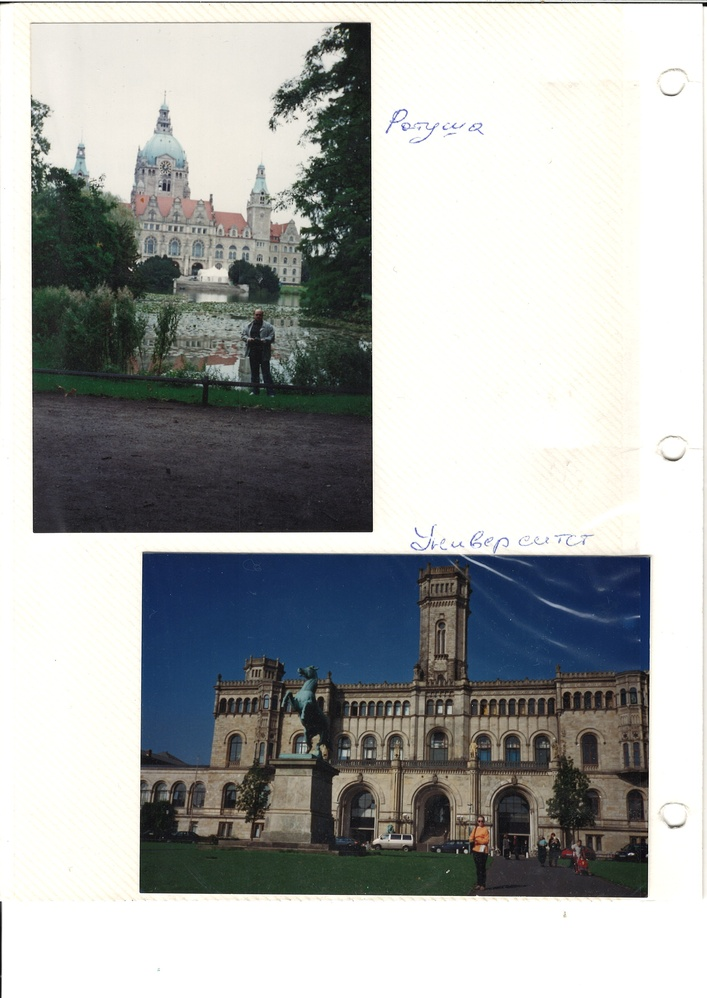
#> input picture test_pictures/test_get_pictures/test_1.jpeg, 707 x 998 px, shrunk from 2480 x 3504 before the run
$ python -i functions.py   (imports and definitions only)
#> lines starting #> are read from the running program, lines starting #| are printed output that depends on the picture; after the words box and inside, x2 and y2 are one past the last pixel; in counts of white or black regions, pixels touching at a corner belong together
import cv2
import pdf2image
import numpy
import os

def remove_white(path):
    """
    Removes white background from an image.

    Args:
        path (str): The path to the image file.

    Returns:
        numpy.ndarray: The cropped image with the white background removed, or the original image if no contours are found.
    """

    # Opens picture from path and makes it gray scale
    image = cv2.imread(path)
#> image is the input picture: shape (998, 707, 3); mean B, G, R 171, 172.2, 169.9
    gray_img = cv2.cvtColor(image, cv2.COLOR_BGR2GRAY)
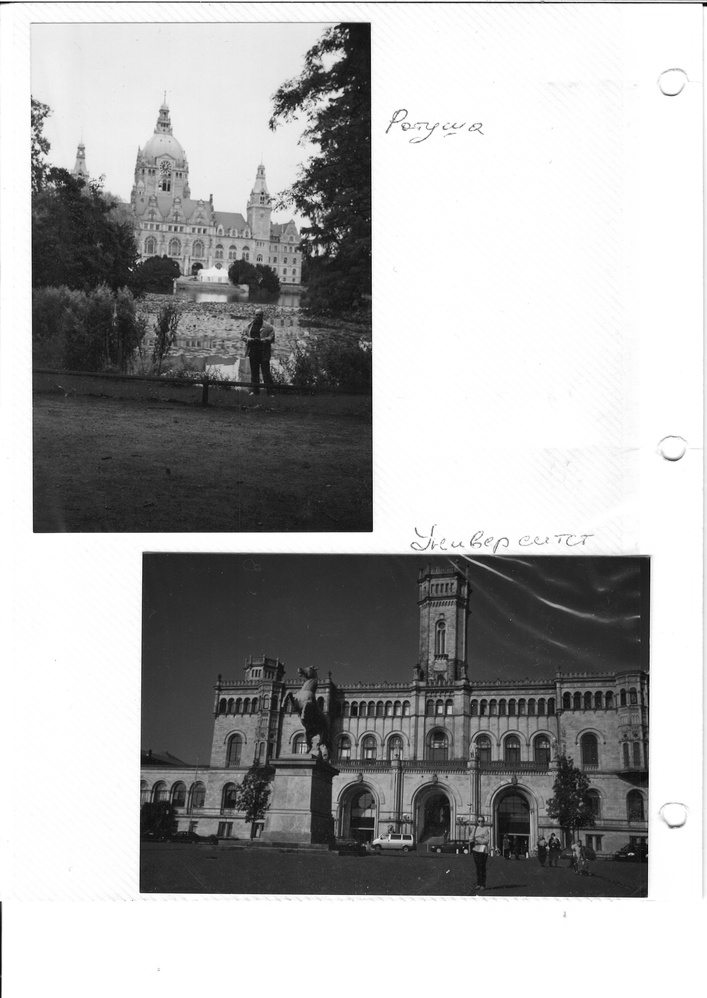
#> gray_img: shape (998, 707); min 0, max 255, mean 171.4

    # Applies binary threshold and find picture contours from it
    _, thresh = cv2.threshold(gray_img, 240, 255, cv2.THRESH_BINARY_INV)
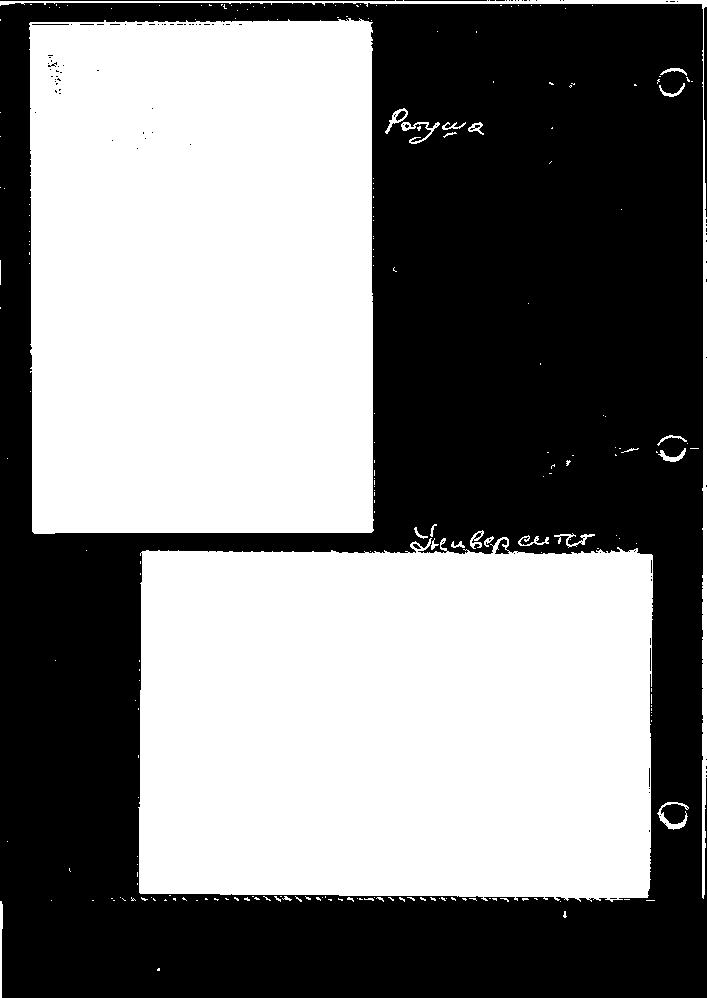
#> thresh: shape (998, 707); 50.8% white; 110 black regions (101 under 20 px)
    contours, _ = cv2.findContours(thresh, cv2.RETR_EXTERNAL, cv2.CHAIN_APPROX_SIMPLE)
#> contours = 220 contours, 200 with area under 20; largest, box (x1, y1, x2, y2) and area: (138, 537, 653, 902) 175275, (29, 18, 374, 534) 173842, (0, 0, 707, 899) 3554, (657, 802, 689, 830) 197, (385, 108, 408, 134) 182

    # Returns bigest contour that it found as image or if not any contours
    # were found returns original picture
    if contours:
        largest_contour = max(contours, key=cv2.contourArea)
#> largest_contour = contour of 539 points, box (x1, y1, x2, y2) (138, 537, 653, 902), area 175275
        x, y, w, h = cv2.boundingRect(largest_contour)
#> x = 138; y = 537; w = 515; h = 365
        # Crop the image
        # for some reason w and h is +1 from what it's need to be
        cropped_image = image[y:y+h - 1, x:x+w - 1]
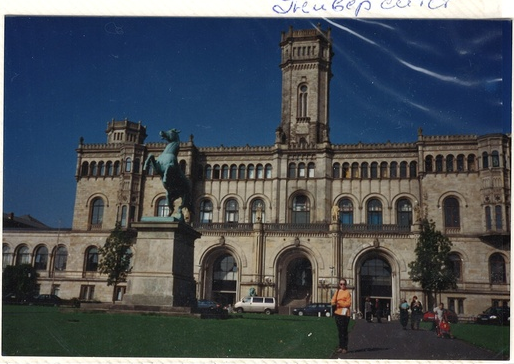
#> cropped_image: shape (364, 514, 3); mean B, G, R 87.3, 80.5, 74.2
        return cropped_image
    else:
        return image

# [180 lines left out: functions crop_in_four_pieces, get_pictures, get_pictures_from_pdf, flip_clockwise, flip_counter_clockwise, pdf2img and 2 more, not called in this run]

>>> result = remove_white('../test_pictures/test_get_pictures/test_1.jpeg')

$ run again, on test_pictures/test_get_pictures/test_2.jpeg
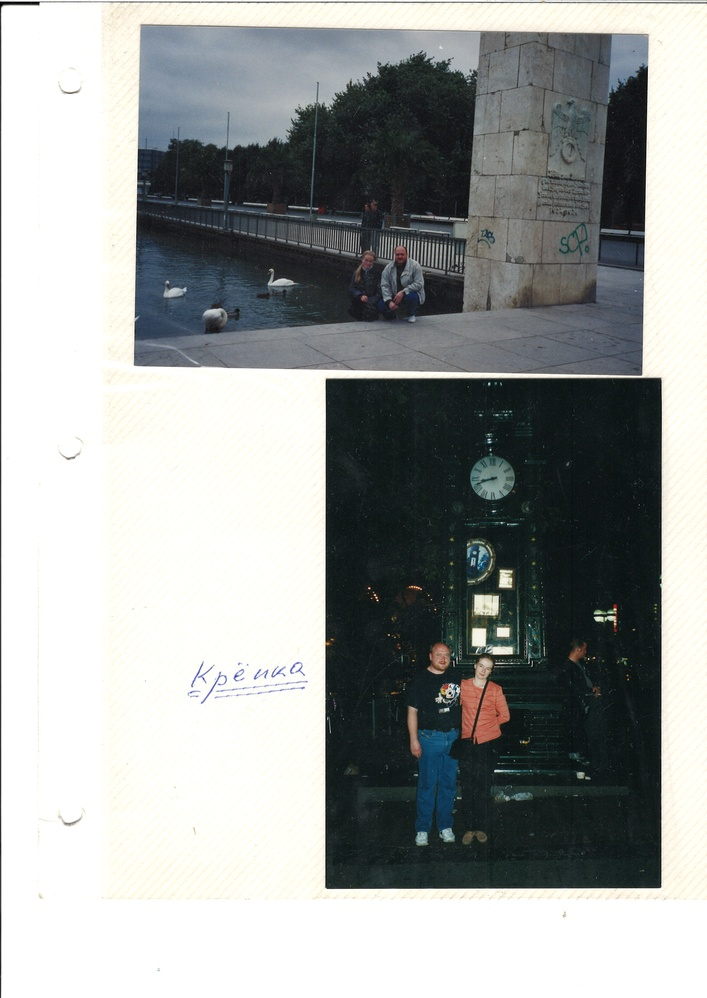
#> input picture test_pictures/test_get_pictures/test_2.jpeg, 707 x 998 px, shrunk from 2480 x 3504 before the run
#> in remove_white, image is the input picture: shape (998, 707, 3); mean B, G, R 157.9, 159.4, 156.1
#> in remove_white, `_, thresh = cv2.threshold(gray_img, 240, 255, cv2.THRESH_BINARY_INV)`:
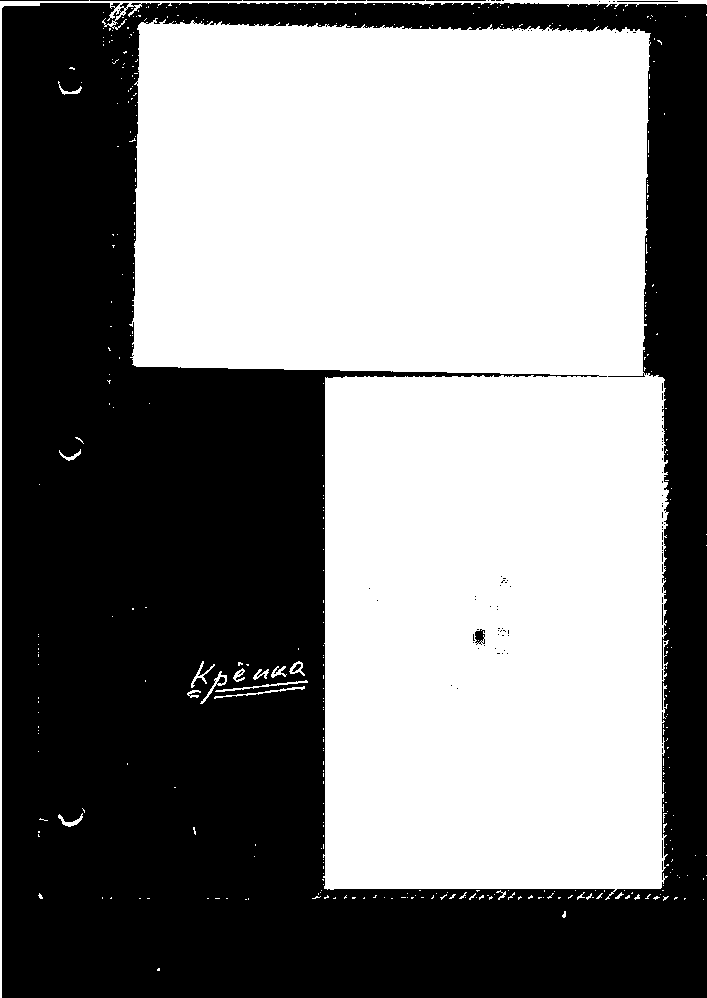
#> thresh: shape (998, 707); 50.5% white; 102 black regions (91 under 20 px)
#> contours = 400 contours, 386 with area under 20; largest, box (x1, y1, x2, y2) and area: (129, 18, 669, 900) 347654, (0, 0, 707, 998) 2624, (200, 671, 227, 704) 140, (289, 661, 305, 676) 108, (215, 680, 308, 692) 96
#> largest_contour = contour of 1298 points, box (x1, y1, x2, y2) (129, 18, 669, 900), area 347654
#> x = 129; y = 18; w = 540; h = 882
#> in remove_white, `cropped_image = image[y:y+h - 1, x:x+w - 1]`:
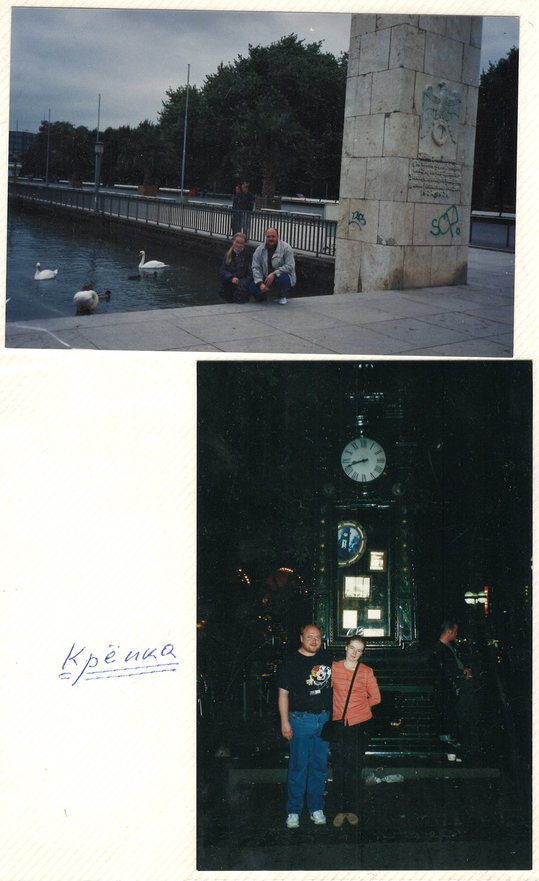
#> cropped_image: shape (881, 539, 3); mean B, G, R 113.7, 114.2, 109.2

$ run again, on test_pictures/test_get_pictures/test_3.jpeg
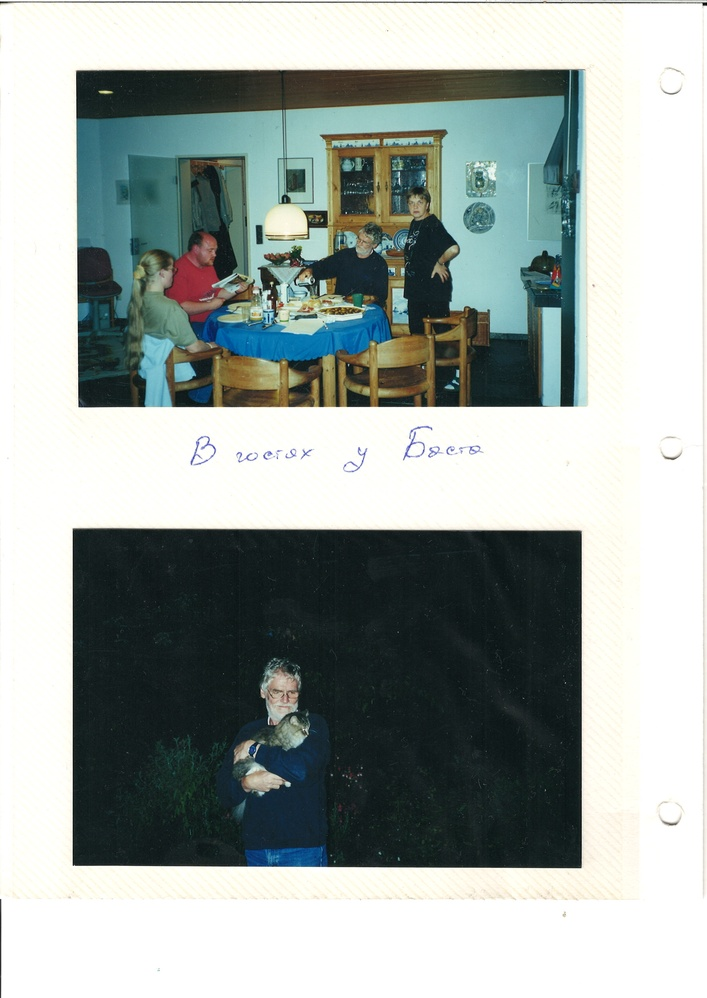
#> input picture test_pictures/test_get_pictures/test_3.jpeg, 707 x 998 px, shrunk from 2480 x 3504 before the run
#> in remove_white, image is the input picture: shape (998, 707, 3); mean B, G, R 162, 165.5, 156.8
#> in remove_white, `_, thresh = cv2.threshold(gray_img, 240, 255, cv2.THRESH_BINARY_INV)`:
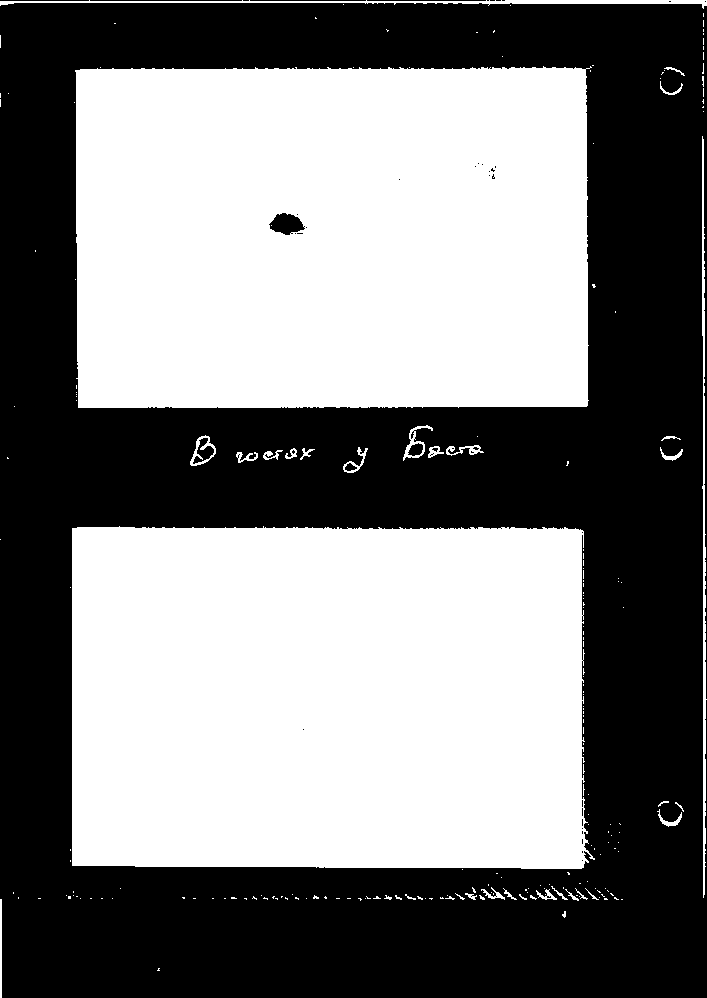
#> thresh: shape (998, 707); 50% white; 45 black regions (36 under 20 px)
#> contours = 213 contours, 188 with area under 20; largest, box (x1, y1, x2, y2) and area: (72, 526, 595, 869) 172560, (75, 66, 592, 408) 172282, (0, 0, 707, 9) 1216, (702, 136, 707, 898) 1071, (190, 435, 216, 466) 464
#> largest_contour = contour of 432 points, box (x1, y1, x2, y2) (72, 526, 595, 869), area 172560
#> x = 72; y = 526; w = 523; h = 343
#> in remove_white, `cropped_image = image[y:y+h - 1, x:x+w - 1]`:
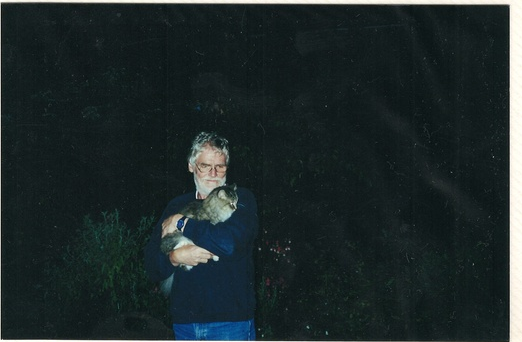
#> cropped_image: shape (342, 522, 3); mean B, G, R 42.9, 42.2, 31.4

$ run again, on test_pictures/test_get_pictures/test_4.jpeg
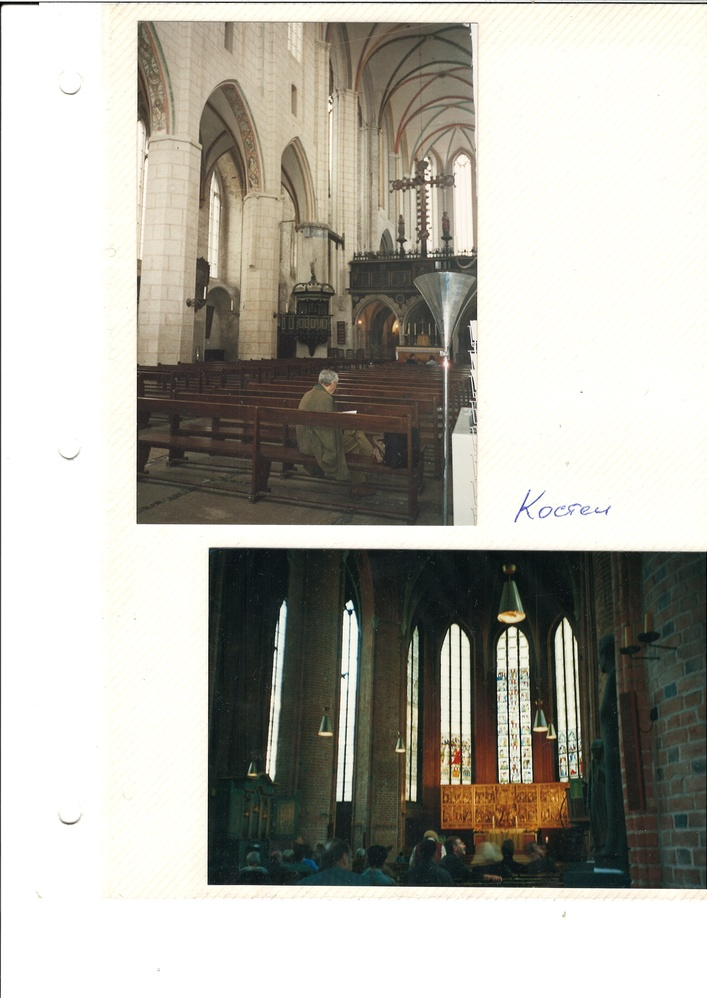
#> input picture test_pictures/test_get_pictures/test_4.jpeg, 707 x 998 px, shrunk from 2480 x 3504 before the run
#> in remove_white, image is the input picture: shape (998, 707, 3); mean B, G, R 166.6, 175, 176.9
#> in remove_white, `_, thresh = cv2.threshold(gray_img, 240, 255, cv2.THRESH_BINARY_INV)`:
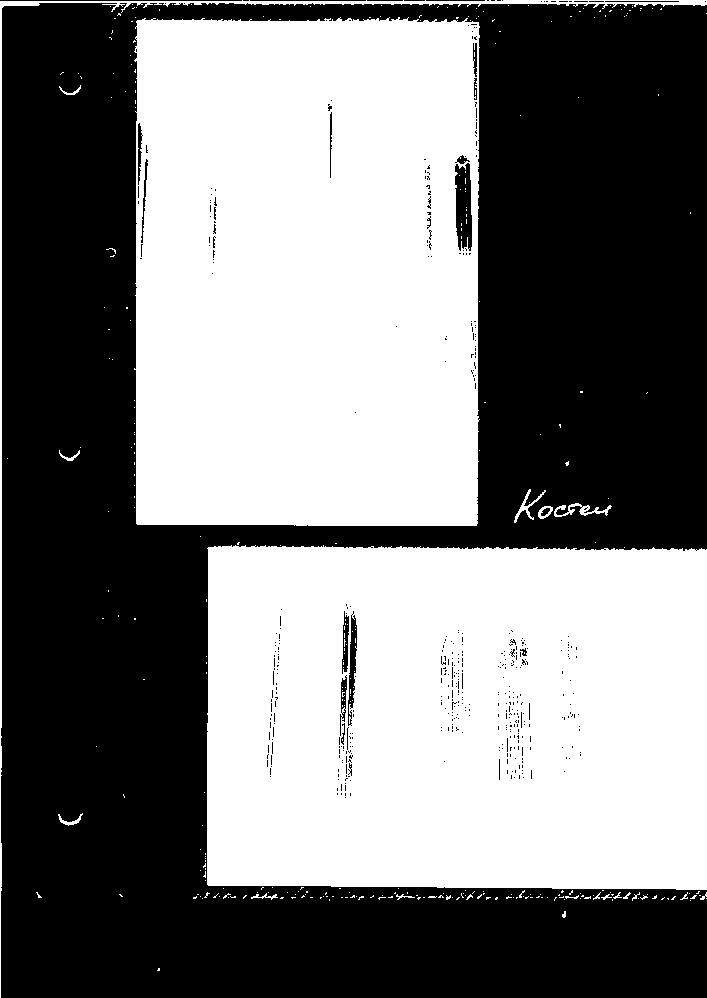
#> thresh: shape (998, 707); 48.8% white; 318 white regions (298 under 20 px)
#> contours = 269 contours, 259 with area under 20; largest, box (x1, y1, x2, y2) and area: (134, 17, 480, 526) 172026, (207, 545, 707, 890) 168874, (0, 0, 707, 998) 2612, (554, 503, 612, 517) 196, (514, 489, 546, 523) 136
#> largest_contour = contour of 378 points, box (x1, y1, x2, y2) (134, 17, 480, 526), area 172026
#> x = 134; y = 17; w = 346; h = 509
#> in remove_white, `cropped_image = image[y:y+h - 1, x:x+w - 1]`:
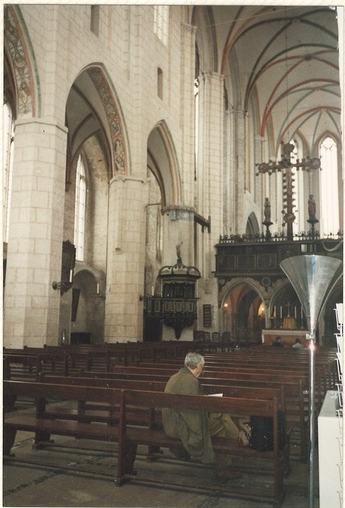
#> cropped_image: shape (508, 345, 3); mean B, G, R 105.4, 120.9, 130.1
